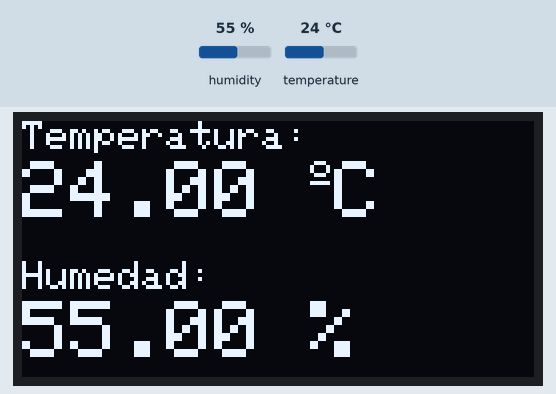
The sketch below on a simulated Arduino Uno, built with avr-gcc and run on an emulated ATmega328P. Parts: 128×64 one-colour display. Inputs (shaded band) come from the test bench; at power-on: humidity 55 %, temperature 24 °C. What the sketch prints to the serial monitor is not drawn.

Above: at 7.6 s.
7.7 s: humidity set to 22 %
At 13.2 s:
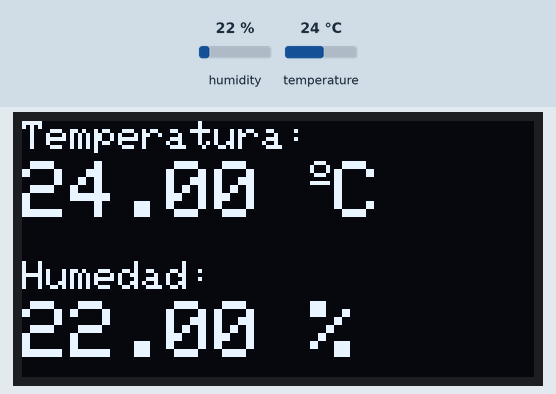
15.2 s: temperature set to 12 °C
At 17.8 s:
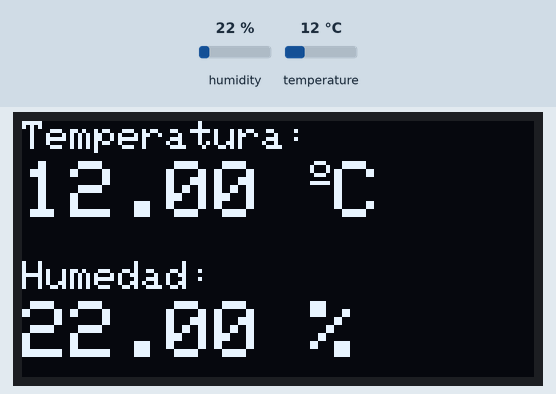
22.7 s: humidity set to 40 %
At 28.3 s:
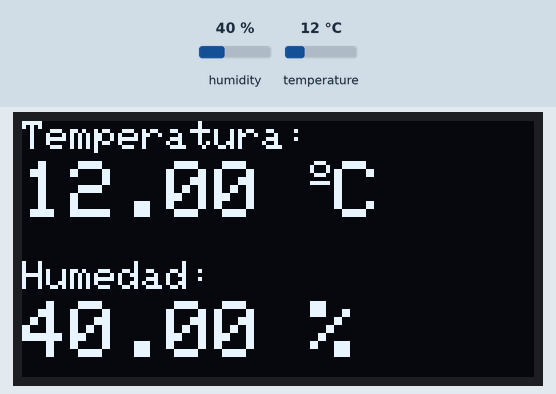
30.2 s: temperature set to 19 °C
At 32.9 s:
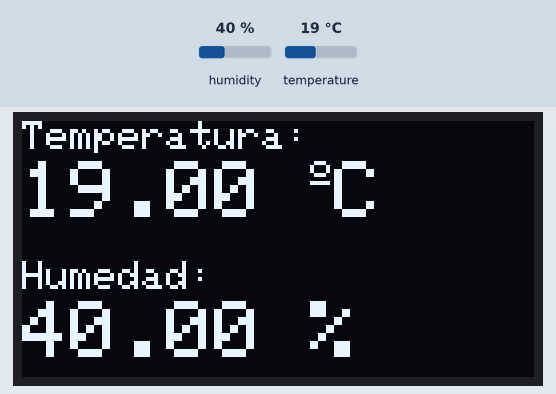
Timing chart, 0 to 34.4 s (numbered marks = the images above; inputs shaded):
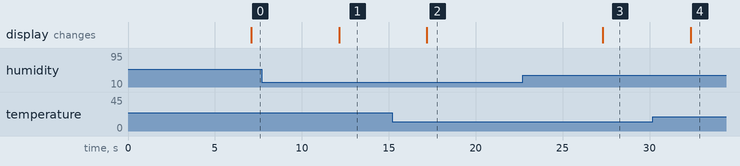

The sketch:

Temp_hum_lcd.ino
```cpp
#include <Wire.h>                 // Librería para la comunicación I2C
#include <Adafruit_GFX.h>          // Librería gráfica para manejar displays
#include <Adafruit_SSD1306.h>      // Librería para el display OLED SSD1306
#include <Adafruit_Sensor.h>       // Librería base para sensores de Adafruit
#include <DHT.h>                   // Librería para el sensor DHT

#define SCREEN_WIDTH 128           // Ancho del display OLED en píxeles
#define SCREEN_HEIGHT 64           // Alto del display OLED en píxeles

// Declaración del display OLED conectado por I2C (pines SDA, SCL)
Adafruit_SSD1306 display(SCREEN_WIDTH, SCREEN_HEIGHT, &Wire, -1);

#define DHTPIN 15                   // Pin digital conectado al sensor DHT

// Definir el tipo de sensor DHT que estamos utilizando
#define DHTTYPE DHT11              // Usamos el sensor DHT11
//#define DHTTYPE DHT22            // Descomentar si se usa un DHT22
//#define DHTTYPE DHT21            // Descomentar si se usa un DHT21

DHT dht(DHTPIN, DHTTYPE);          // Inicializamos el objeto del sensor DHT

void setup() {
  Serial.begin(115200);            // Inicializar la comunicación serial para depuración

  dht.begin();                     // Inicializar el sensor DHT

  // Inicializar el display OLED y verificar si está conectado correctamente
  if(!display.begin(SSD1306_SWITCHCAPVCC, 0x3C)) {
    Serial.println(F("SSD1306 allocation failed")); // Mostrar error si no se inicializa
    for(;;);                     // Bucle infinito si falla el OLED
  }
  delay(2000);                     // Esperar 2 segundos para estabilización
  display.clearDisplay();           // Limpiar el contenido previo en la pantalla
  display.setTextColor(WHITE);      // Establecer el color del texto en blanco
}

void loop() {
  delay(5000);                     // Esperar 5 segundos entre lecturas

  // Leer temperatura y humedad desde el sensor DHT
  float t = dht.readTemperature();  // Leer temperatura en grados Celsius
  float h = dht.readHumidity();     // Leer humedad en porcentaje

  // Mostrar los valores de temperatura y humedad en el monitor serial
  Serial.println(t);
  Serial.println(h);

  // Verificar si las lecturas son válidas
  if (isnan(h) || isnan(t)) {
    Serial.println("Fallo al leer datos del sensor DHT1!");  // Mostrar error si falla la lectura
  }

  // Limpiar el display antes de actualizarlo
  display.clearDisplay();

  // Mostrar la temperatura en el display OLED
  display.setTextSize(1);
  display.setCursor(0, 0);          // Posicionar el cursor en la parte superior izquierda
  display.print("Temperatura: ");
  display.setTextSize(2);
  display.setCursor(0, 10);         // Ajustar la posición del cursor
  display.print(t);                 // Mostrar el valor de la temperatura
  display.print(" ");
  display.setTextSize(1);
  display.cp437(true);              // Habilitar el conjunto de caracteres CP437 para el símbolo de grados
  display.write(167);               // Mostrar el símbolo de grados
  display.setTextSize(2);
  display.print("C");               // Mostrar la unidad Celsius

  // Mostrar la humedad en el display OLED
  display.setTextSize(1);
  display.setCursor(0, 35);         // Posicionar el cursor más abajo para mostrar la humedad
  display.print("Humedad: ");
  display.setTextSize(2);
  display.setCursor(0, 45);
  display.print(h);                 // Mostrar el valor de la humedad
  display.print(" %");              // Añadir el símbolo de porcentaje

  display.display();                // Actualizar la pantalla con los nuevos valores
}
```

Measured:
- after the input at 7.7 s, the display: changes after 4.4 s (image 1)
- after the input at 15.2 s, the display: changes after 2.0 s (image 2)
- after the input at 22.7 s, the display: changes after 4.6 s (image 3)
- after the input at 30.2 s, the display: changes after 2.2 s (image 4)
